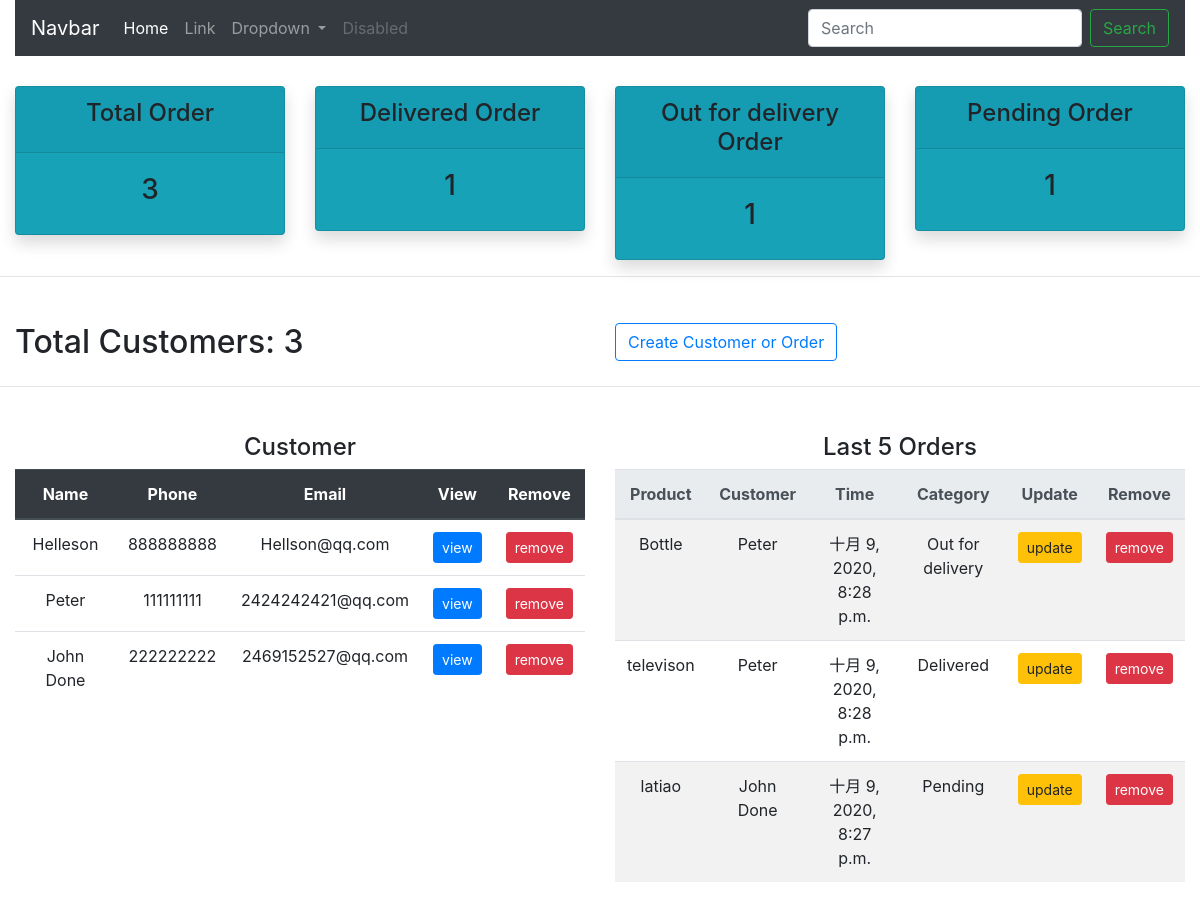
The page / on the database its author committed.
### web_1st/models.py (models this page shows, shortened)
class Customer(models.Model):
    name = models.CharField(max_length=30)
    phone = models.CharField(max_length=30)
    email = models.EmailField()
    time_created = models.DateTimeField(auto_now_add=True)
    def __str__(self):
        return self.name

class Order(models.Model):
    STATUS = (
        ('Pending', 'Pending'),
        ('Out for delivery', 'Out for delivery'),
        ('Delivered', 'Delivered'),
    )
    customer = models.ForeignKey(Customer, on_delete=models.CASCADE, related_name='c_order')
    product = models.ForeignKey(Product, on_delete=models.CASCADE, related_name='p_order')
    status = models.CharField(max_length=30, choices=STATUS)
    time_created = models.DateTimeField(auto_now_add=True)

class Product(models.Model):
    CATEGORY = (
        ('Indoor', 'Indoor'),
        ('out of door', 'out of door'),
    )
    name = models.CharField(max_length=30)
    price = models.CharField(max_length=30)
    category = models.CharField(max_length=30, choices=CATEGORY)
    description = models.TextField(blank=True, null=True)
    time_created = models.DateTimeField(auto_now_add=True)
    def __str__(self):
        return self.name

### web_1st/views.py (the view)
# urls.py: path('', views.homepage, name='homepage'),
def homepage(request):
    if request.is_ajax:
        if request.POST.get('i-del'):
            del_order_id = request.POST.get('i-del')
            order = Order.objects.get(id=del_order_id)
            order.delete()
            return redirect("webapp:homepage")
        if request.POST.get('j-customer-del'):
            del_customer_id = request.POST.get('j-customer-del')
            customer = Customer.objects.get(id=del_customer_id)
            customer.delete()
            return redirect("webapp:homepage")
    customer = Customer.objects.all()  # objects是models.Manager为每一个新增class自动添加的，而objects是对应对象，内部定义了all()
    c_count = customer.count()
    order = Order.objects.all()  # objects成灰色的，应该是与我python虚拟环境和工作目录不在同级目录导致的
    total_count = order.count()
    pending_count = Order.objects.filter(status="Pending").count()  # 键值对，必须对应于类的指定属性
    out_for_delivery_count = Order.objects.filter(status="Out for delivery").count()
    delivered_count = Order.objects.filter(status="Delivered").count()
    last_five_order = []
    tag = 0
    for i in reversed(order):
        if tag < 5:
            last_five_order.append(i)
            tag += 1
        else:
            break
    context = {
        'customer': customer,
        'c_count': c_count,
        'total_count': total_count,
        'pending_count': pending_count,
        'out_for_delivery_count': out_for_delivery_count,
        'delivered_count': delivered_count,
        'order': last_five_order,
    }
    return render(request, "web_1st/home.html", context)

### web_1st/templates/web_1st/home.html (shortened to what this page needs)
{% extends "web_1st/index.html" %} {% block title %}首页{% endblock title %}
{% block content %}
<div style="height: 30px"></div>
<div class="container-fluid">
  <div class="row">
    <div class="col-md-3">
      <div class="card bg-info shadow text-center">
        <div class="card-header">
          <h4 class="card-title">Total Order</h4>
        </div>
        <div class="card-body">
          <h3>{{ total_count }}</h3>
        </div>
      </div>
    </div>
    <div class="col-md-3">
      <div class="card bg-info shadow text-center">
        <div class="card-header">
          <h4>Delivered Order</h4>
        </div>
        <div class="card-body">
          <h3>{{ delivered_count }}</h3>
        </div>
      </div>
    </div>
    <div class="col-md-3">
      <div class="card bg-info shadow text-center">
        <div class="card-header">
          <h4>Out for delivery Order</h4>
        </div>
        <div class="card-body">
          <h3>{{ out_for_delivery_count }}</h3>
        </div>
      </div>
    </div>
    <div class="col-md-3">
      <div class="card bg-info shadow text-center">
        <div class="card-header">
          <h4>Pending Order</h4>
        </div>
        <div class="card-body">
          <h3>{{ pending_count }}</h3>
        </div>
      </div>
    </div>
  </div>
</div>
<hr />
<div style="height: 30px"></div>
<div class="container-fluid">
  <div class="row">
    <div class="col-md-6">
      <h2>Total Customers: {{ c_count }}</h2>
    </div>
    <div class="col-md-6">
      <a href="{% url 'webapp:create' %}" class="btn btn-outline-primary"
        >Create Customer or Order</a
      >
    </div>
  </div>
</div>
<hr />
<div style="height: 30px"></div>
<div class="container-fluid">
  <div class="row">
    <div class="col-md-6 text-center">
      <h4>Customer</h4>
      <table class="table">
        <thead class="thead-dark">
          <tr>
            <th scope="col">Name</th>
            <th scope="col">Phone</th>
            <th scope="col">Email</th>
            <th scope="col">View</th>
              <th scope="col">Remove</th>
          </tr>
        </thead>
        <tbody>
          {% for i in customer reversed %}
          <tr>
            <td scope="row">{{ i.name }}</td>
            <td>{{ i.phone }}</td>
            <td>{{ i.email }}</td>
            <td>
                <a href="{% url 'webapp:viewcustomer' i.id %}">
                   <button class="btn btn-primary btn-sm">view</button>
                </a>
            </td>
          <td>
              <button type="button" class="btn btn-danger btn-sm" id="{{ i.id }}-customer-del">remove</button>
          </td>
          </tr>
          {% endfor %}
        </tbody>
      </table>
    </div>
    <div class="col-md-6 text-center">
      <h4>Last 5 Orders</h4>
      <table class="table table-striped">
        <thead class="thead-light">
          <tr>
            <th scope="col">Product</th>
            <th scope="col">Customer</th>
            <th scope="col">Time</th>
            <th scope="col">Category</th>
            <th scope="col">Update</th>
            <th scope="col">Remove</th>
          </tr>
        </thead>
        <tbody>
          {% for i in order %}
          <tr>
            <td>{{ i.product }}</td>
            <td>{{ i.customer }}</td>
            <td>{{ i.time_created }}</td>
            <td>{{ i.status }}</td>
            <td>
                <a href="{% url 'webapp:updateorder' i.id %}">
                    <button type="submit" class="btn btn-sm btn-warning">update</button>
                </a>
            </td>
            <td>
                <button type="button" id="{{ i.id }}-del" class="btn btn-sm btn-danger">remove</button>
            </td>
          </tr>
          {% endfor %}
        </tbody>
      </table>
    </div>
  </div>
</div>
{% endblock content %}
{% block javascript %}
    {% load static %}
{% endblock %}

### web_1st/templates/web_1st/index.html (shortened to what this page needs)
{% load static %}
<!DOCTYPE html>
<html lang="en">
  <head>
    <link
      rel="stylesheet"
      href="https://stackpath.bootstrapcdn.com/bootstrap/4.5.2/css/bootstrap.min.css"
    />
  </head>
  <body>
    {% include "web_1st/navbar.html" %}
    {% block content %} {% endblock content %}
  </body>
</html>

### web_1st/templates/web_1st/navbar.html (shortened to what this page needs)
<div class="container-fluid">
  <nav class="navbar navbar-expand-lg navbar-dark bg-dark">
    <a class="navbar-brand" href="#">Navbar</a>
    <div class="collapse navbar-collapse" id="navbarSupportedContent">
      <ul class="navbar-nav mr-auto">
        <li class="nav-item active">
          <a class="nav-link" href="#"
            >Home <span class="sr-only">(current)</span></a
          >
        </li>
        <li class="nav-item">
          <a class="nav-link" href="#">Link</a>
        </li>
        <li class="nav-item dropdown">
          <a
            class="nav-link dropdown-toggle"
            href="#"
            id="navbarDropdown"
            role="button"
            data-toggle="dropdown"
            aria-haspopup="true"
            aria-expanded="false"
          >
            Dropdown
          </a>
        </li>
        <li class="nav-item">
          <a
            class="nav-link disabled"
            href="#"
            tabindex="-1"
            aria-disabled="true"
            >Disabled</a
          >
        </li>
      </ul>
      <form class="form-inline my-2 my-lg-0">
        <input
          class="form-control mr-sm-2"
          type="search"
          placeholder="Search"
          aria-label="Search"
        />
        <button class="btn btn-outline-success my-2 my-sm-0" type="submit">
          Search
        </button>
      </form>
    </div>
  </nav>
</div>

### rows shown on the page
Customer: name "Helleson", phone "888888888", email "Hellson@qq.com"
Customer: name "Peter", phone "111111111", email "2424242421@qq.com"
Customer: name "John Done", phone "222222222", email "2469152527@qq.com"
Order: product "Bottle", customer "Peter", time_created "十月 9, 2020, 8:28 p.m.", status "Out for delivery"
Order: product "televison", customer "Peter", time_created "十月 9, 2020, 8:28 p.m.", status "Delivered"
Order: product "latiao", customer "John Done", time_created "十月 9, 2020, 8:27 p.m.", status "Pending"

### other values the page prints
{{ total_count }} "3"
{{ delivered_count }} "1"
{{ out_for_delivery_count }} "1"
{{ pending_count }} "1"
{{ c_count }} "3"
